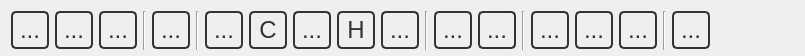
<?xml version="1.0" encoding="UTF-8"?>
<ui version="4.0">
 <class>ToolBar</class>
 <widget class="QWidget" name="ToolBar">
  <property name="geometry">
   <rect>
    <x>0</x>
    <y>0</y>
    <width>805</width>
    <height>56</height>
   </rect>
  </property>
  <property name="sizePolicy">
   <sizepolicy hsizetype="Preferred" vsizetype="Fixed">
    <horstretch>0</horstretch>
    <verstretch>0</verstretch>
   </sizepolicy>
  </property>
  <property name="windowTitle">
   <string>Form</string>
  </property>
  <property name="styleSheet">
   <string notr="true">QToolButton {
   color: #333;
   background-color: QLinearGradient( x1: 0, y1: 0, x2: 0, y2: 1, 
          stop: 0 #fff,
          stop: 0.5 #eee, 
          stop: 1 #999);
   border-width: 2px;
   border-color: #333;
   border-style: solid;
   border-radius: 5;
   padding: 0px;
   font-size: 24px;
   min-width: 34px;
   max-width: 34px;
   min-height: 34px;
   max-height: 34px;
}

QToolButton:disabled {
  background-color: QLinearGradient( x1: 0, y1: 0, x2: 0, y2: 1, 
          stop: 0 #fff,
          stop: 0.5 #eee, 
          stop: 1 #bbb);
   border-color: #aaa;
   color: #aaa;
}

QToolButton:pressed {
   background-color: QLinearGradient( x1: 0, y1: 0, x2: 0, y2: 1, 
          stop: 0 #999,
          stop: 0.5 #eee, 
          stop: 1 #fff);
}


QToolButton:checked {
   border-color: #b00;
   background-color: QLinearGradient( x1: 0, y1: 0, x2: 0, y2: 1, 
          stop: 0 #999,
          stop: 0.5 #eee, 
          stop: 1 #fff);
}


 QToolTip {
    border: 2px solid darkkhaki;
    padding: 2px;
    border-radius: 3px;
    opacity: 500;
    font-size: 12px;
    color: #000;
    background-color: #EEE;
}</string>
  </property>
  <layout class="QHBoxLayout" name="horizontalLayout">
   <property name="bottomMargin">
    <number>6</number>
   </property>
   <item>
    <widget class="QToolButton" name="newMoleculeButton">
     <property name="enabled">
      <bool>true</bool>
     </property>
     <property name="toolTip">
      <string>New Molecule</string>
     </property>
     <property name="styleSheet">
      <string notr="true"/>
     </property>
     <property name="text">
      <string>...</string>
     </property>
     <property name="icon">
      <iconset resource="../../resources/IQmol.qrc">
       <normaloff>:/icons/NewDocument.png</normaloff>:/icons/NewDocument.png</iconset>
     </property>
     <property name="iconSize">
      <size>
       <width>24</width>
       <height>24</height>
      </size>
     </property>
     <property name="checkable">
      <bool>false</bool>
     </property>
    </widget>
   </item>
   <item>
    <widget class="QToolButton" name="openButton">
     <property name="toolTip">
      <string>Open File</string>
     </property>
     <property name="text">
      <string>...</string>
     </property>
     <property name="icon">
      <iconset resource="../../resources/IQmol.qrc">
       <normaloff>:/icons/Open.png</normaloff>:/icons/Open.png</iconset>
     </property>
     <property name="iconSize">
      <size>
       <width>24</width>
       <height>24</height>
      </size>
     </property>
    </widget>
   </item>
   <item>
    <widget class="QToolButton" name="saveButton">
     <property name="toolTip">
      <string>Save</string>
     </property>
     <property name="styleSheet">
      <string/>
     </property>
     <property name="text">
      <string>...</string>
     </property>
     <property name="icon">
      <iconset resource="../../resources/IQmol.qrc">
       <normaloff>:/icons/Save.png</normaloff>:/icons/Save.png</iconset>
     </property>
     <property name="iconSize">
      <size>
       <width>24</width>
       <height>24</height>
      </size>
     </property>
    </widget>
   </item>
   <item>
    <widget class="Line" name="line">
     <property name="orientation">
      <enum>Qt::Vertical</enum>
     </property>
    </widget>
   </item>
   <item>
    <widget class="QToolButton" name="manipulateButton">
     <property name="toolTip">
      <string>Manipulate Mode</string>
     </property>
     <property name="styleSheet">
      <string/>
     </property>
     <property name="text">
      <string>...</string>
     </property>
     <property name="icon">
      <iconset resource="../../resources/IQmol.qrc">
       <normaloff>:/icons/Manipulate.png</normaloff>:/icons/Manipulate.png</iconset>
     </property>
     <property name="iconSize">
      <size>
       <width>24</width>
       <height>24</height>
      </size>
     </property>
     <property name="checkable">
      <bool>true</bool>
     </property>
    </widget>
   </item>
   <item>
    <widget class="Line" name="line_4">
     <property name="orientation">
      <enum>Qt::Vertical</enum>
     </property>
    </widget>
   </item>
   <item>
    <widget class="QToolButton" name="buildButton">
     <property name="toolTip">
      <string>Build Mode (Alt)</string>
     </property>
     <property name="styleSheet">
      <string/>
     </property>
     <property name="text">
      <string>...</string>
     </property>
     <property name="icon">
      <iconset resource="../../resources/IQmol.qrc">
       <normaloff>:/icons/Equipment.png</normaloff>:/icons/Equipment.png</iconset>
     </property>
     <property name="iconSize">
      <size>
       <width>24</width>
       <height>24</height>
      </size>
     </property>
     <property name="checkable">
      <bool>true</bool>
     </property>
     <property name="checked">
      <bool>false</bool>
     </property>
    </widget>
   </item>
   <item>
    <widget class="QToolButton" name="elementSelectButton">
     <property name="sizePolicy">
      <sizepolicy hsizetype="Fixed" vsizetype="Fixed">
       <horstretch>34</horstretch>
       <verstretch>34</verstretch>
      </sizepolicy>
     </property>
     <property name="minimumSize">
      <size>
       <width>38</width>
       <height>38</height>
      </size>
     </property>
     <property name="font">
      <font>
       <pointsize>-1</pointsize>
      </font>
     </property>
     <property name="toolTip">
      <string>&lt;!DOCTYPE HTML PUBLIC &quot;-//W3C//DTD HTML 4.0//EN&quot; &quot;http://www.w3.org/TR/REC-html40/strict.dtd&quot;&gt;
&lt;html&gt;&lt;head&gt;&lt;meta name=&quot;qrichtext&quot; content=&quot;1&quot; /&gt;&lt;style type=&quot;text/css&quot;&gt;
p, li { white-space: pre-wrap; }
&lt;/style&gt;&lt;/head&gt;&lt;body style=&quot; font-family:'Lucida Grande'; font-size:13pt; font-weight:400; font-style:normal;&quot;&gt;
&lt;p style=&quot; margin-top:0px; margin-bottom:0px; margin-left:0px; margin-right:0px; -qt-block-indent:0; text-indent:0px;&quot;&gt;&lt;span style=&quot; font-size:10pt;&quot;&gt;Build Element&lt;/span&gt;&lt;/p&gt;&lt;/body&gt;&lt;/html&gt;</string>
     </property>
     <property name="styleSheet">
      <string notr="true">font-size: 18px;


QToolTip {
   border: 2px solid darkkhaki;
   padding: 2px;
   border-radius: 3px;
   opacity: 200;
   font-size: 12px;
}</string>
     </property>
     <property name="text">
      <string>C</string>
     </property>
     <property name="checkable">
      <bool>true</bool>
     </property>
    </widget>
   </item>
   <item>
    <widget class="QToolButton" name="fragmentSelectButton">
     <property name="toolTip">
      <string>Add Fragment</string>
     </property>
     <property name="styleSheet">
      <string/>
     </property>
     <property name="text">
      <string>...</string>
     </property>
     <property name="icon">
      <iconset resource="../../resources/IQmol.qrc">
       <normaloff>:/icons/AddFragment.png</normaloff>:/icons/AddFragment.png</iconset>
     </property>
     <property name="iconSize">
      <size>
       <width>24</width>
       <height>24</height>
      </size>
     </property>
     <property name="checkable">
      <bool>true</bool>
     </property>
    </widget>
   </item>
   <item>
    <widget class="QToolButton" name="addHydrogensButton">
     <property name="font">
      <font>
       <pointsize>-1</pointsize>
      </font>
     </property>
     <property name="toolTip">
      <string>Add Hydrogens</string>
     </property>
     <property name="text">
      <string>H</string>
     </property>
     <property name="icon">
      <iconset resource="../../resources/IQmol.qrc">
       <normaloff>:/icons/AddHydrogens.png</normaloff>:/icons/AddHydrogens.png</iconset>
     </property>
     <property name="iconSize">
      <size>
       <width>24</width>
       <height>24</height>
      </size>
     </property>
     <property name="popupMode">
      <enum>QToolButton::InstantPopup</enum>
     </property>
     <property name="toolButtonStyle">
      <enum>Qt::ToolButtonIconOnly</enum>
     </property>
     <property name="autoRaise">
      <bool>false</bool>
     </property>
    </widget>
   </item>
   <item>
    <widget class="QToolButton" name="minimizeEnergyButton">
     <property name="toolTip">
      <string>Minimize Energy</string>
     </property>
     <property name="styleSheet">
      <string/>
     </property>
     <property name="text">
      <string>...</string>
     </property>
     <property name="icon">
      <iconset resource="../../resources/IQmol.qrc">
       <normaloff>:/icons/Minimize.png</normaloff>:/icons/Minimize.png</iconset>
     </property>
     <property name="iconSize">
      <size>
       <width>24</width>
       <height>24</height>
      </size>
     </property>
    </widget>
   </item>
   <item>
    <widget class="Line" name="line_2">
     <property name="orientation">
      <enum>Qt::Vertical</enum>
     </property>
    </widget>
   </item>
   <item>
    <widget class="QToolButton" name="selectButton">
     <property name="toolTip">
      <string>Select Mode (Shift)</string>
     </property>
     <property name="styleSheet">
      <string notr="true"/>
     </property>
     <property name="text">
      <string>...</string>
     </property>
     <property name="icon">
      <iconset resource="../../resources/IQmol.qrc">
       <normaloff>:/icons/MagicWand.png</normaloff>:/icons/MagicWand.png</iconset>
     </property>
     <property name="iconSize">
      <size>
       <width>24</width>
       <height>24</height>
      </size>
     </property>
     <property name="checkable">
      <bool>true</bool>
     </property>
    </widget>
   </item>
   <item>
    <widget class="QToolButton" name="deleteSelectionButton">
     <property name="toolTip">
      <string>Delete Selection</string>
     </property>
     <property name="styleSheet">
      <string/>
     </property>
     <property name="text">
      <string>...</string>
     </property>
     <property name="icon">
      <iconset resource="../../resources/IQmol.qrc">
       <normaloff>:/icons/Delete.png</normaloff>:/icons/Delete.png</iconset>
     </property>
     <property name="iconSize">
      <size>
       <width>24</width>
       <height>24</height>
      </size>
     </property>
    </widget>
   </item>
   <item>
    <widget class="Line" name="line_3">
     <property name="orientation">
      <enum>Qt::Vertical</enum>
     </property>
    </widget>
   </item>
   <item>
    <widget class="QToolButton" name="takeSnapshotButton">
     <property name="toolTip">
      <string>Save picture</string>
     </property>
     <property name="styleSheet">
      <string/>
     </property>
     <property name="text">
      <string>...</string>
     </property>
     <property name="icon">
      <iconset resource="../../resources/IQmol.qrc">
       <normaloff>:/icons/Camera.png</normaloff>:/icons/Camera.png</iconset>
     </property>
     <property name="iconSize">
      <size>
       <width>28</width>
       <height>28</height>
      </size>
     </property>
    </widget>
   </item>
   <item>
    <widget class="QToolButton" name="recordButton">
     <property name="toolTip">
      <string>Record animation</string>
     </property>
     <property name="styleSheet">
      <string/>
     </property>
     <property name="text">
      <string>...</string>
     </property>
     <property name="icon">
      <iconset resource="../../resources/IQmol.qrc">
       <normaloff>:/icons/Movie.png</normaloff>:/icons/Movie.png</iconset>
     </property>
     <property name="iconSize">
      <size>
       <width>28</width>
       <height>28</height>
      </size>
     </property>
     <property name="checkable">
      <bool>true</bool>
     </property>
    </widget>
   </item>
   <item>
    <widget class="QToolButton" name="fullScreenButton">
     <property name="toolTip">
      <string>Full Screen Mode</string>
     </property>
     <property name="styleSheet">
      <string/>
     </property>
     <property name="text">
      <string>...</string>
     </property>
     <property name="icon">
      <iconset resource="../../resources/IQmol.qrc">
       <normaloff>:/icons/Display.png</normaloff>:/icons/Display.png</iconset>
     </property>
     <property name="iconSize">
      <size>
       <width>24</width>
       <height>24</height>
      </size>
     </property>
    </widget>
   </item>
   <item>
    <widget class="Line" name="line_5">
     <property name="orientation">
      <enum>Qt::Vertical</enum>
     </property>
    </widget>
   </item>
   <item>
    <widget class="QToolButton" name="showHelpButton">
     <property name="toolTip">
      <string>Show Help</string>
     </property>
     <property name="styleSheet">
      <string/>
     </property>
     <property name="text">
      <string>...</string>
     </property>
     <property name="icon">
      <iconset resource="../../resources/IQmol.qrc">
       <normaloff>:/icons/Help.png</normaloff>:/icons/Help.png</iconset>
     </property>
     <property name="iconSize">
      <size>
       <width>24</width>
       <height>24</height>
      </size>
     </property>
    </widget>
   </item>
   <item>
    <spacer name="horizontalSpacer">
     <property name="orientation">
      <enum>Qt::Horizontal</enum>
     </property>
     <property name="sizeHint" stdset="0">
      <size>
       <width>43</width>
       <height>20</height>
      </size>
     </property>
    </spacer>
   </item>
  </layout>
 </widget>
 <resources>
  <include location="../../resources/IQmol.qrc"/>
 </resources>
 <connections/>
</ui>
